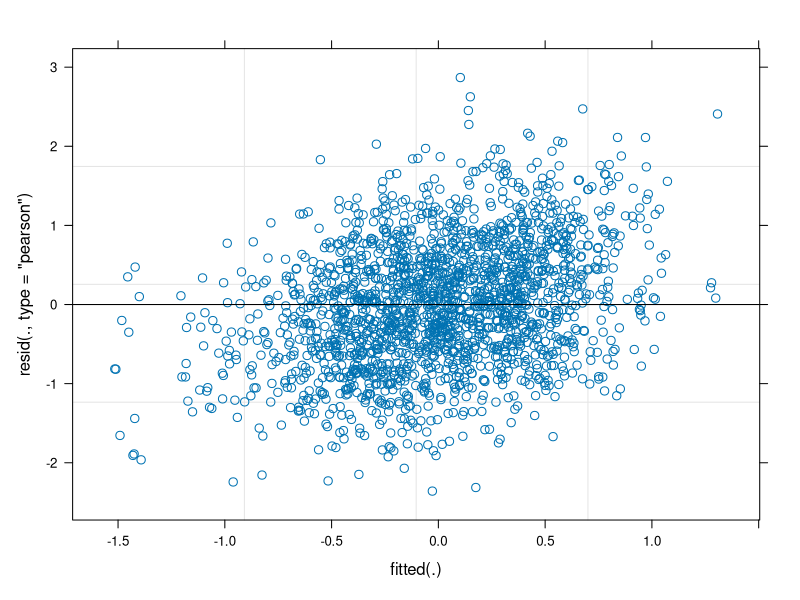

The R script that drew this image:
## ---- chunk 1

# This will create a dataset with 2000 rows (4 rows for each of the 500 individuals).

# Setting the number of individuals for our sample data
n <- 500

# Specifying the desired correlation matrix for our data
cor_matrix <- matrix(c(1, 0.30, 0.30, 0.30, 
                      0.30, 1, 0.30, 0.30, 
                      0.30, 0.30, 1, 0.30,
                      0.30, 0.30, 0.30, 1),
                      nrow=4)

# Using Cholesky decomposition to generate correlated data
cholesky <- chol(cor_matrix)

# Generating correlated random data for 4 timepoints
random_data <- matrix(rnorm(n * 4), ncol=4)
correlated_data <- random_data %*% cholesky

# Converting the generated data into a structured data frame
data <- data.frame(
  Individual = rep(1:n, each=4),
  TimePoint = rep(c("T1", "T2", "T3", "T4"), times=n),
  Job_Satisfaction = as.vector(t(correlated_data))
)

## ---- chunk 2
head(data)
## ---- chunk 3

if (!("lme4" %in% installed.packages())) install.packages("lme4")
library(lme4)
## ---- chunk 4
model <- lmer(Job_Satisfaction ~ TimePoint + (1 | Individual), data = data)
## ---- chunk 5
summary(model)
plot(model)

